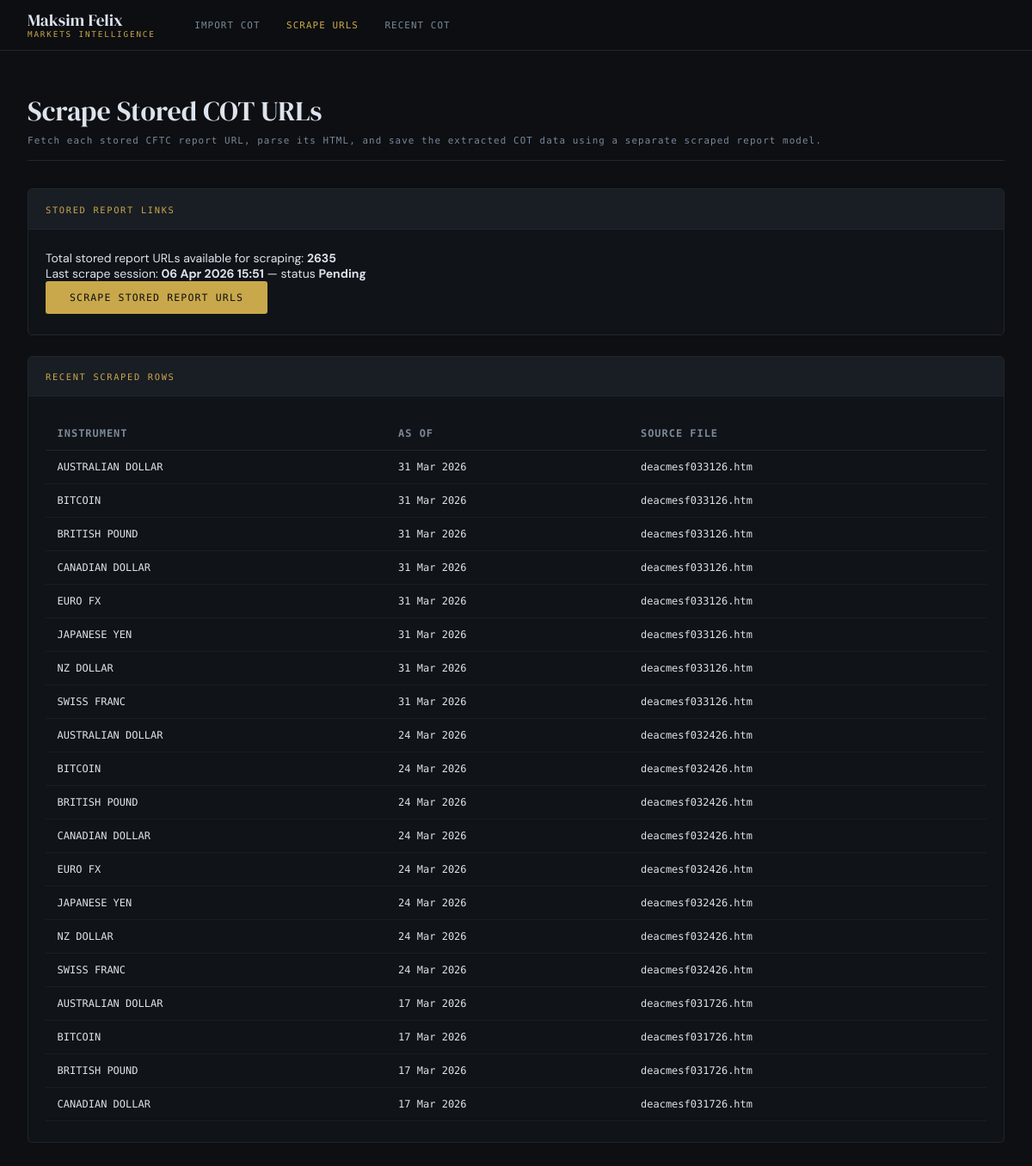
The app's page /Handle_Raw_COT/scraping/ with its own data.
### Handle_Raw_COT/models.py (models this page shows, shortened)
class ImportLog(models.Model):
    STATUS_CHOICES = [
        ("pending",  "Pending"),
        ("success",  "Success"),
        ("partial",  "Partial  (some errors)"),
        ("failed",   "Failed"),
    ]
    uploaded_by   = models.ForeignKey(
        User,
        null=True, blank=True,
        on_delete=models.SET_NULL,
        related_name="cot_imports",
    )
    uploaded_at   = models.DateTimeField(default=timezone.now)
    filename      = models.CharField(max_length=255)
    file_size_kb  = models.PositiveIntegerField(default=0, help_text="Approximate KB")
    status            = models.CharField(max_length=10, choices=STATUS_CHOICES, default="pending")
    instruments_found = models.PositiveSmallIntegerField(default=0)
    records_created   = models.PositiveSmallIntegerField(default=0)
    records_updated   = models.PositiveSmallIntegerField(default=0)
    error_detail      = models.TextField(blank=True, help_text="Any parse/save errors")
    completed_at  = models.DateTimeField(null=True, blank=True)
    class Meta:
        ordering        = ["-uploaded_at"]
        verbose_name    = "Import Log"
        verbose_name_plural = "Import Logs"

class ScrapedCotReport(models.Model):
    name         = models.CharField(
        max_length=64,
        choices=INSTRUMENT_CHOICES,
        db_index=True,
    )
    code         = models.CharField(
        max_length=20,
        blank=True,
        help_text="CFTC instrument code, e.g. 099741",
    )
    asset_class  = models.CharField(
        max_length=10,
        choices=ASSET_CLASS_CHOICES,
        blank=True,
        db_index=True,
    )
    contract_spec = models.CharField(
        max_length=128,
        blank=True,
        help_text="e.g. CONTRACTS OF EUR 125,000",
    )
    as_of_date   = models.DateField(
        db_index=True,
        help_text="CFTC report date (Tuesday of the reporting week)",
    )
    prev_date    = models.DateField(
        null=True, blank=True,
        help_text="Prior week date used for change calculations",
    )
    source_file  = models.CharField(
        max_length=128,
        blank=True,
        help_text="Original filename, e.g. deacmesf.htm",
    )
    import_log   = models.ForeignKey(
        ImportLog,
        null=True, blank=True,
        on_delete=models.SET_NULL,
        related_name="scraped_reports",
        help_text="The scraping session that created/updated this row",
    )
    open_interest = models.BigIntegerField(default=0)
    oi_change     = models.BigIntegerField(
        default=0,
        help_text="Change in open interest from prior week (signed)",
    )
    nc_long    = models.BigIntegerField(default=0)
    nc_short   = models.BigIntegerField(default=0)
    nc_spreads = models.BigIntegerField(default=0)
    comm_long  = models.BigIntegerField(default=0)
    comm_short = models.BigIntegerField(default=0)
    total_long  = models.BigIntegerField(default=0)
    total_short = models.BigIntegerField(default=0)
    nr_long  = models.BigIntegerField(default=0)
    nr_short = models.BigIntegerField(default=0)
    chg_nc_long    = models.BigIntegerField(default=0)
    chg_nc_short   = models.BigIntegerField(default=0)
    chg_nc_spreads = models.BigIntegerField(default=0)
    chg_comm_long  = models.BigIntegerField(default=0)
    chg_comm_short = models.BigIntegerField(default=0)
    chg_total_long  = models.BigIntegerField(default=0)
    chg_total_short = models.BigIntegerField(default=0)
    chg_nr_long  = models.BigIntegerField(default=0)
    chg_nr_short = models.BigIntegerField(default=0)
    pct_nc_long    = models.DecimalField(max_digits=6, decimal_places=2, default=0)
    pct_nc_short   = models.DecimalField(max_digits=6, decimal_places=2, default=0)
    pct_nc_spreads = models.DecimalField(max_digits=6, decimal_places=2, default=0)
    pct_comm_long  = models.DecimalField(max_digits=6, decimal_places=2, default=0)
    pct_comm_short = models.DecimalField(max_digits=6, decimal_places=2, default=0)
    pct_total_long  = models.DecimalField(max_digits=6, decimal_places=2, default=0)
    pct_total_short = models.DecimalField(max_digits=6, decimal_places=2, default=0)
    pct_nr_long  = models.DecimalField(max_digits=6, decimal_places=2, default=0)
    pct_nr_short = models.DecimalField(max_digits=6, decimal_places=2, default=0)
    traders_total = models.PositiveIntegerField(default=0)
    trd_nc_long    = models.PositiveIntegerField(default=0)
    trd_nc_short   = models.PositiveIntegerField(default=0)
    trd_nc_spreads = models.PositiveIntegerField(default=0)
    trd_comm_long  = models.PositiveIntegerField(default=0)
    trd_comm_short = models.PositiveIntegerField(default=0)
    trd_total_long  = models.PositiveIntegerField(default=0)
    trd_total_short = models.PositiveIntegerField(default=0)
    created_at = models.DateTimeField(auto_now_add=True)
    updated_at = models.DateTimeField(auto_now=True)
    class Meta:
        constraints = [
            models.UniqueConstraint(
                fields=["name", "as_of_date"],
                name="unique_scraped_instrument_per_week",
            )
        ]
        ordering = ["-as_of_date", "name"]
        indexes = [
            models.Index(fields=["name", "as_of_date"]),
            models.Index(fields=["as_of_date"]),
            models.Index(fields=["asset_class", "as_of_date"]),
            models.Index(fields=["name", "-as_of_date"]),
        ]
        verbose_name = "Scraped COT Report"
        verbose_name_plural = "Scraped COT Reports"

### Handle_Raw_COT/views.py (the view, shortened to what this page needs)
# urls.py: path("scraping/", ScrapeCotLinksView.as_view(), name="scraping"),
class ScrapeCotLinksView(View):
    template_name = "Raw/scraping_data.html"
    def get(self, request):
        total_urls = ExtrapolatedReport.objects.count()
        last_log = ImportLog.objects.filter(filename__startswith="remote-urls-scrape").order_by("-uploaded_at").first()
        recent = ScrapedCotReport.objects.order_by("-as_of_date", "name")[:20]
        return render(request, self.template_name, {
            "total_urls": total_urls,
            "last_log": last_log,
            "recent": recent,
        })

### Templates/Raw/scraping_data.html (shortened to what this page needs)
{% load humanize %}
<!DOCTYPE html>
<html lang="en">
<head>
</head>
<body>
<header class="site-header">
  <div class="header-inner">
    <a href="/" class="logo">
      <span class="logo-name">Maksim Felix</span>
      <span class="logo-tag">Markets Intelligence</span>
    </a>
    <nav>
      <a href="{% url 'Handle_Raw_COT:upload' %}">Import COT</a>
      <a href="{% url 'Handle_Raw_COT:scraping' %}" class="active">Scrape URLs</a>
      <a href="{% url 'Display_Data:dashboard' %}">Recent COT</a>
    </nav>
  </div>
</header>
<div class="page-wrap">
  <div class="page-title">
    <h1>Scrape Stored COT URLs</h1>
    <p>Fetch each stored CFTC report URL, parse its HTML, and save the extracted COT data using a separate scraped report model.</p>
  </div>
  <div class="card">
    <div class="card-head">
      <span class="card-head-title">Stored report links</span>
    </div>
    <div class="card-body">
      <p>Total stored report URLs available for scraping: <strong>{{ total_urls }}</strong></p>
      {% if last_log %}
      <p>Last scrape session: <strong>{{ last_log.uploaded_at|date:"d M Y H:i" }}</strong> — status <strong>{{ last_log.get_status_display }}</strong></p>
      {% endif %}
      <form id="scrape-form" method="post" action="{% url 'Handle_Raw_COT:scraping' %}">
        <button type="submit" class="btn-primary">Scrape stored report URLs</button>
      </form>
    </div>
  </div>
  <div class="card">
    <div class="card-head">
      <span class="card-head-title">Recent scraped rows</span>
    </div>
    <div class="card-body">
      {% if recent %}
      <table class="url-table">
        <thead>
          <tr>
            <th>Instrument</th>
            <th>As Of</th>
            <th>Source File</th>
          </tr>
        </thead>
        <tbody>
          {% for row in recent %}
          <tr>
            <td>{{ row.name }}</td>
            <td>{{ row.as_of_date|date:"d M Y" }}</td>
            <td>{{ row.source_file }}</td>
          </tr>
          {% endfor %}
        </tbody>
      </table>
      {% else %}
      <p>No scraped records yet.</p>
      {% endif %}
    </div>
  </div>
</div>
</body>
</html>

### Templates/Raw/scraping_data.html (style rules this page uses)
:root { --bg: #0d0f12; --bg2: #13161b8f; --bg3: #191d24; --border: #21262f; --border2: #2c3340; --gold: #c9a84b; --gold-dim: #6b5520; --cyan: #38b2b2; --green: #3a9e6e; --green-bg: rgba(58,158,110,0.08); --red: #c0443f; --red-bg: rgba(192,68,63,0.08); --text: #dde3ec; --text-2: #7a8899; --text-3: #3d4a58; --mono: 'DM Mono', monospace; --serif: 'DM Serif Display', serif; --sans: 'DM Sans', sans-serif; }
*, *::before, *::after { box-sizing: border-box; margin: 0; padding: 0; }
body { background: var(--bg); color: var(--text); font-family: var(--sans); font-size: 14px; min-height: 100vh; }
a { color: inherit; text-decoration: none; }
.site-header { position: sticky; top: 0; z-index: 200; background: rgba(13,15,18,0.96); border-bottom: 1px solid var(--border); backdrop-filter: blur(10px); }
.header-inner { max-width: 1200px; margin: 0 auto; padding: 0 2rem; height: 58px; display: flex; align-items: center; gap: 2rem; }
.logo { display: flex; flex-direction: column; line-height: 1; flex-shrink: 0; }
.logo-name { font-family: var(--serif); font-size: 1.2rem; color: var(--text); }
.logo-tag { font-family: var(--mono); font-size: 0.58rem; letter-spacing: 0.2em; text-transform: uppercase; color: var(--gold); margin-top: 2px; }
nav { display: flex; gap: 0.2rem; }
nav a { font-family: var(--mono); font-size: 0.68rem; letter-spacing: 0.1em; text-transform: uppercase; color: var(--text-2); padding: 0.38rem 0.85rem; border-radius: 3px; transition: all 0.15s; }
nav a.active { color: var(--gold); }
.page-wrap { max-width: 1200px; margin: 0 auto; padding: 3rem 2rem 5rem; }
.page-title { margin-bottom: 2rem; border-bottom: 1px solid var(--border); padding-bottom: 1rem; }
.page-title h1 { font-family: var(--serif); font-size: 2rem; font-weight: 400; color: var(--text); margin-bottom: 0.4rem; }
.page-title p { font-family: var(--mono); font-size: 0.68rem; letter-spacing: 0.1em; color: var(--text-2); }
.card { background: var(--bg2); border: 1px solid var(--border); border-radius: 5px; overflow: hidden; margin-bottom: 1.5rem; }
.card-head { background: var(--bg3); border-bottom: 1px solid var(--border); padding: 0.85rem 1.25rem; }
.card-head-title { font-family: var(--mono); font-size: 0.65rem; letter-spacing: 0.16em; text-transform: uppercase; color: var(--gold); }
.card-body { padding: 1.5rem 1.25rem; }
.btn-primary { font-family: var(--mono); font-size: 0.72rem; letter-spacing: 0.1em; text-transform: uppercase; background: var(--gold); color: var(--bg); border: none; padding: 0.75rem 1.75rem; border-radius: 3px; cursor: pointer; transition: opacity 0.15s; display: inline-flex; align-items: center; gap: 0.5rem; }
.url-table { width: 100%; border-collapse: collapse; }
.url-table th, .url-table td { padding: 0.75rem 0.85rem; text-align: left; font-family: var(--mono); font-size: 0.75rem; }
.url-table th { color: var(--text-2); border-bottom: 1px solid var(--border); text-transform: uppercase; letter-spacing: 0.08em; }
.url-table td { color: var(--text); border-bottom: 1px solid rgba(33,38,47,0.6); }

### records on screen
ImportLog: uploaded_at "06 Apr 2026 15:51", status "Pending"
ScrapedCotReport: name "AUSTRALIAN DOLLAR", as_of_date "31 Mar 2026", source_file "deacmesf033126.htm"
ScrapedCotReport: name "BITCOIN", as_of_date "31 Mar 2026", source_file "deacmesf033126.htm"
ScrapedCotReport: name "BRITISH POUND", as_of_date "31 Mar 2026", source_file "deacmesf033126.htm"
ScrapedCotReport: name "CANADIAN DOLLAR", as_of_date "31 Mar 2026", source_file "deacmesf033126.htm"
ScrapedCotReport: name "EURO FX", as_of_date "31 Mar 2026", source_file "deacmesf033126.htm"
ScrapedCotReport: name "JAPANESE YEN", as_of_date "31 Mar 2026", source_file "deacmesf033126.htm"
ScrapedCotReport: name "NZ DOLLAR", as_of_date "31 Mar 2026", source_file "deacmesf033126.htm"
ScrapedCotReport: name "SWISS FRANC", as_of_date "31 Mar 2026", source_file "deacmesf033126.htm"
ScrapedCotReport: name "AUSTRALIAN DOLLAR", as_of_date "24 Mar 2026", source_file "deacmesf032426.htm"
ScrapedCotReport: name "BITCOIN", as_of_date "24 Mar 2026", source_file "deacmesf032426.htm"
ScrapedCotReport: name "BRITISH POUND", as_of_date "24 Mar 2026", source_file "deacmesf032426.htm"
ScrapedCotReport: name "CANADIAN DOLLAR", as_of_date "24 Mar 2026", source_file "deacmesf032426.htm"
ScrapedCotReport: name "EURO FX", as_of_date "24 Mar 2026", source_file "deacmesf032426.htm"
ScrapedCotReport: name "JAPANESE YEN", as_of_date "24 Mar 2026", source_file "deacmesf032426.htm"
ScrapedCotReport: name "NZ DOLLAR", as_of_date "24 Mar 2026", source_file "deacmesf032426.htm"
ScrapedCotReport: name "SWISS FRANC", as_of_date "24 Mar 2026", source_file "deacmesf032426.htm"
ScrapedCotReport: name "AUSTRALIAN DOLLAR", as_of_date "17 Mar 2026", source_file "deacmesf031726.htm"
ScrapedCotReport: name "BITCOIN", as_of_date "17 Mar 2026", source_file "deacmesf031726.htm"
ScrapedCotReport: name "BRITISH POUND", as_of_date "17 Mar 2026", source_file "deacmesf031726.htm"
ScrapedCotReport: name "CANADIAN DOLLAR", as_of_date "17 Mar 2026", source_file "deacmesf031726.htm"

### other values on screen
{{ total_urls }} "2635"
